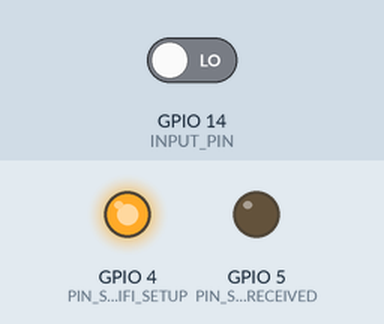
This sketch was run on a simulated ESP8266 (NodeMCU). Parts: output pins drawn as LEDs (lit = HIGH). The test bench sets the inputs (shaded band); at power-on: GPIO 14 (INPUT_PIN) LOW. WiFi joins after 1.5 s; servers stay silent unless stated; what the sketch prints to the serial monitor is not drawn.

Above: at 0.1 s.
At 2.7 s:
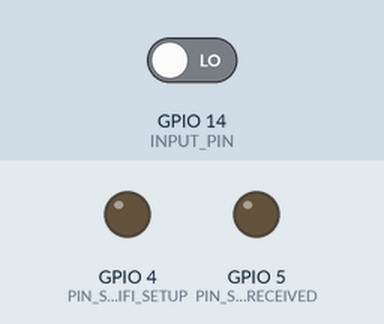
2.8 s: GPIO 14 (INPUT_PIN) driven HIGH
Timing chart, 0 to 5.8 s (numbered marks = the images above; inputs shaded):
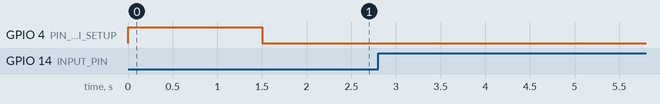

The sketch:

Arduino_ESP8266_UDP_SEND_AWAKE.ino
```cpp
/*
 * Meant to be flashed onto an ESP8266 and be conectetd to the same network as the test Pi (via WIFI).
 * Also PIN 14 / D5 should be connected to the Pi.
 */

#include <ESP8266WiFi.h>
#include <WiFiUdp.h>

// Set WiFi credentials
#define WIFI_SSID "WIFI"
#define WIFI_PASS "password1234567890"

//remote
#define RECIVER_IP "10.10.10.21"
#define UDP_PORT 6666

#define INPUT_PIN 14  //D5 -> ppk2 D2
//#define INPUT_PIN 0 //Flash Button

#define PIN_SHOW_WIFI_SETUP 4 //D2 -> ppk2 D0
#define PIN_SHOW_RECEIVED 5   //D1 -> ppk2 D1

WiFiUDP Udp;

char  ReplyBuffer[] = "Hi";       // a string to send back

unsigned long last_interrupt_time = 0;

void ICACHE_RAM_ATTR sendUDP(){
  unsigned long interrupt_time = millis();
  if (interrupt_time - last_interrupt_time > 500UL)  // ignores interupts for 500milliseconds
  {
    last_interrupt_time = interrupt_time;
    if (digitalRead(INPUT_PIN)){  // reading again after read short delay ocuring becaus of the timing check prohibits small bouncers on falling flanks comming throu.
      digitalWrite(PIN_SHOW_RECEIVED, HIGH);
      Udp.beginPacket(RECIVER_IP, UDP_PORT);
      Udp.write(ReplyBuffer);
      Udp.endPacket();
      digitalWrite(PIN_SHOW_RECEIVED, LOW);
      Serial.println("sended");
    }
  }
  else
  {
    last_interrupt_time = interrupt_time;
  }

}

void setup() {
  pinMode(INPUT_PIN, INPUT);
  pinMode(PIN_SHOW_WIFI_SETUP, OUTPUT);
  pinMode(PIN_SHOW_RECEIVED, OUTPUT);
  digitalWrite(PIN_SHOW_WIFI_SETUP, LOW);
  digitalWrite(PIN_SHOW_RECEIVED, LOW);

  // Setup serial port
  Serial.begin(115200);
  Serial.println();

  // Begin WiFi
  digitalWrite(PIN_SHOW_WIFI_SETUP, HIGH);
  WiFi.begin(WIFI_SSID, WIFI_PASS);

  // Connecting to WiFi...
  Serial.print("Connecting to ");
  Serial.print(WIFI_SSID);
  // Loop continuously while WiFi is not connected
  int count = 0;
  while (WiFi.status() != WL_CONNECTED)
  {
    count++;
    if(count > 32){
      WiFi.begin(WIFI_SSID, WIFI_PASS);
      count = 0;
    }
    delay(500);
    Serial.print(".");
  }

  // Connected to WiFi
  Serial.println();
  Serial.print("Connected! IP address: ");
  Serial.println(WiFi.localIP());
  digitalWrite(PIN_SHOW_WIFI_SETUP, LOW);


  attachInterrupt(digitalPinToInterrupt(INPUT_PIN), sendUDP, RISING);

}

void loop() {
  delay(1000);
}
```
